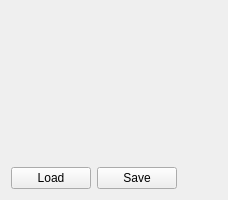
             <widget class="QWidget" name="tab_7">
              <attribute name="title">
               <string>Input</string>
              </attribute>
              <layout class="QVBoxLayout" name="verticalLayout_20">
               <item>
                <widget class="NF::NFQParamsetEdit" name="m_AlgoParamsEdit" native="true">
                 <property name="sizePolicy">
                  <sizepolicy hsizetype="MinimumExpanding" vsizetype="Expanding">
                   <horstretch>0</horstretch>
                   <verstretch>0</verstretch>
                  </sizepolicy>
                 </property>
                 <property name="minimumSize">
                  <size>
                   <width>0</width>
                   <height>150</height>
                  </size>
                 </property>
                 <layout class="QVBoxLayout" name="verticalLayout_12"/>
                </widget>
               </item>
               <item>
                <layout class="QHBoxLayout" name="horizontalLayout_4">
                 <item>
                  <widget class="QPushButton" name="btnLoadParams">
                   <property name="text">
                    <string>Load</string>
                   </property>
                  </widget>
                 </item>
                 <item>
                  <widget class="QPushButton" name="btnSaveParams">
                   <property name="enabled">
                    <bool>true</bool>
                   </property>
                   <property name="sizePolicy">
                    <sizepolicy hsizetype="Fixed" vsizetype="Fixed">
                     <horstretch>0</horstretch>
                     <verstretch>0</verstretch>
                    </sizepolicy>
                   </property>
                   <property name="text">
                    <string>Save</string>
                   </property>
                  </widget>
                 </item>
                 <item>
                  <spacer name="horizontalSpacer_3">
                   <property name="orientation">
                    <enum>Qt::Horizontal</enum>
                   </property>
                   <property name="sizeHint" stdset="0">
                    <size>
                     <width>40</width>
                     <height>20</height>
                    </size>
                   </property>
                  </spacer>
                 </item>
                </layout>
               </item>
              </layout>
             </widget>
